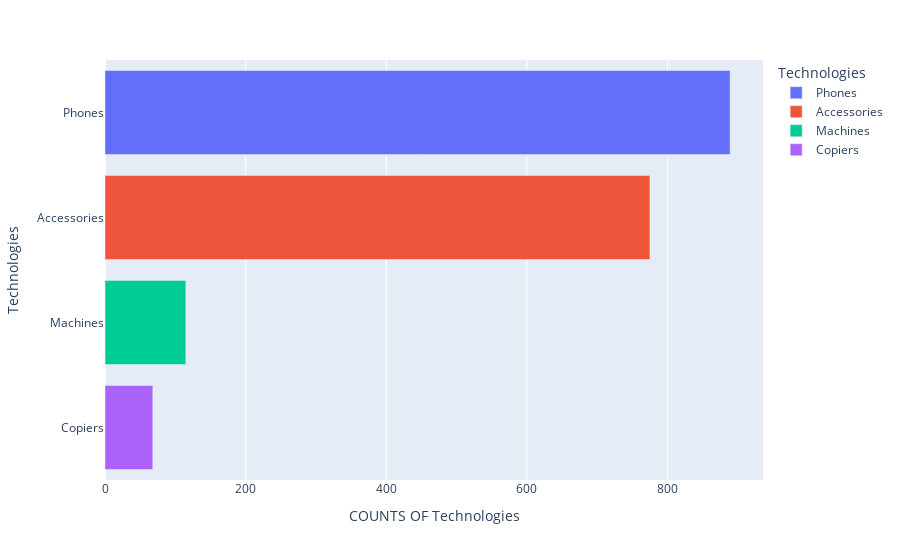

Notebook code cell kept with this figure:
### Code cell
tech=data[data["Category"]=="Technology"]
tech=tech["Sub-Category"].value_counts().reset_index()
tech.columns=("Technologies", "Counts")

bar_plot1= px.bar(tech, y="Technologies",x='Counts',
             orientation='h',color='Technologies',
            labels={'Technologies':'Technologies','Counts':'COUNTS OF Technologies'})
bar_plot1.show()

### Figure 1 — Plotly figure (JSON) as saved in the notebook; plotly's stock layout.template omitted (floating-point values rounded to 4 significant figures)
{"data": [{"alignmentgroup": "True", "hovertemplate": "Technologies=%{y}<br>COUNTS OF Technologies=%{x}<extra></extra>", "legendgroup": "Phones", "marker": {"color": "#636efa"}, "name": "Phones", "offsetgroup": "Phones", "orientation": "h", "showlegend": true, "textposition": "auto", "type": "bar", "x": [889], "xaxis": "x", "y": ["Phones"], "yaxis": "y"}, {"alignmentgroup": "True", "hovertemplate": "Technologies=%{y}<br>COUNTS OF Technologies=%{x}<extra></extra>", "legendgroup": "Accessories", "marker": {"color": "#EF553B"}, "name": "Accessories", "offsetgroup": "Accessories", "orientation": "h", "showlegend": true, "textposition": "auto", "type": "bar", "x": [775], "xaxis": "x", "y": ["Accessories"], "yaxis": "y"}, {"alignmentgroup": "True", "hovertemplate": "Technologies=%{y}<br>COUNTS OF Technologies=%{x}<extra></extra>", "legendgroup": "Machines", "marker": {"color": "#00cc96"}, "name": "Machines", "offsetgroup": "Machines", "orientation": "h", "showlegend": true, "textposition": "auto", "type": "bar", "x": [115], "xaxis": "x", "y": ["Machines"], "yaxis": "y"}, {"alignmentgroup": "True", "hovertemplate": "Technologies=%{y}<br>COUNTS OF Technologies=%{x}<extra></extra>", "legendgroup": "Copiers", "marker": {"color": "#ab63fa"}, "name": "Copiers", "offsetgroup": "Copiers", "orientation": "h", "showlegend": true, "textposition": "auto", "type": "bar", "x": [68], "xaxis": "x", "y": ["Copiers"], "yaxis": "y"}], "layout": {"barmode": "relative", "legend": {"title": {"text": "Technologies"}, "tracegroupgap": 0}, "margin": {"t": 60}, "xaxis": {"anchor": "y", "domain": [0, 1], "title": {"text": "COUNTS OF Technologies"}}, "yaxis": {"anchor": "x", "categoryarray": ["Copiers", "Machines", "Accessories", "Phones"], "categoryorder": "array", "domain": [0, 1], "title": {"text": "Technologies"}}}}
